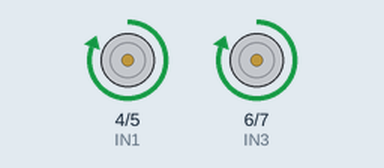
This sketch was run on a simulated Arduino Uno, built with avr-gcc and run on an emulated ATmega328P. On the bench: motor-driver pin pairs drawn as motors (green arrow = first pin HIGH = forward, orange = second pin HIGH = backward, longer = more drive).

Above: at 0.5 s.
Timing chart, 0 to 4.6 s (numbered marks = the images above):
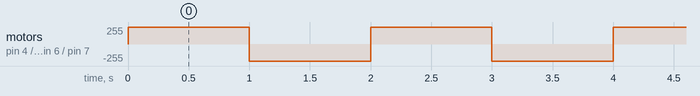

Measured:
- by itself, motor on pin 4 (IN1) / pin 5 (IN2), motor on pin 6 (IN3) / pin 7 (IN4): alternates forward 255/255 for 1.0 s and backward 255/255 for 1.0 s

The sketch:

RcCar.ino
```cpp
int IN1 = 4;
int IN2 = 5;
int IN3 = 6;
int IN4 = 7;

void setup() {
  pinMode(IN1, OUTPUT);
  pinMode(IN2, OUTPUT);
  pinMode(IN3, OUTPUT);
  pinMode(IN4, OUTPUT);
}

void forward(){
  digitalWrite(IN2, LOW);
  digitalWrite(IN4, LOW);
  digitalWrite(IN1, HIGH);
  digitalWrite(IN3, HIGH);
}

void backward(){
  digitalWrite(IN1, LOW);
  digitalWrite(IN3, LOW);
  digitalWrite(IN2, HIGH);
  digitalWrite(IN4, HIGH);
}


void loop() {
  forward();
  delay(1000);
  backward();
  delay(1000);
}
```
